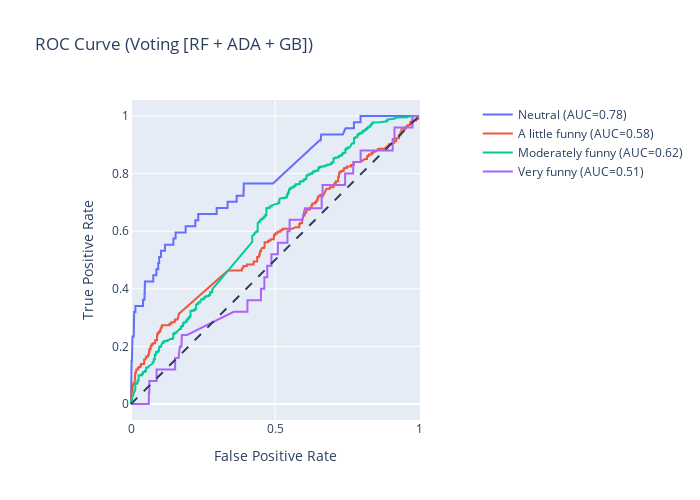

Notebook code cell kept with this figure:
### Code cell
vote_y_scores = vote_clf.predict_proba(X_test_trans1)

# One hot encode the labels in order to plot them
vote_y_onehot = pd.get_dummies(y_test, columns = vote_clf.classes_)

# Create an empty figure, and iteratively add new lines
# every time we compute a new class
vote_roc_fig = go.Figure()
vote_roc_fig.add_shape(
    type = 'line', line = dict(dash='dash'),
    x0 = 0, x1 = 1, y0 = 0, y1 = 1
)

for i in range(vote_y_scores.shape[1]):
    y_true = vote_y_onehot.iloc[:, i]
    y_score = vote_y_scores[:, i]

    fpr, tpr, _ = roc_curve(y_true, y_score)
    auc_score = roc_auc_score(y_true, y_score)

    name = f"{class_names[i]} (AUC={auc_score:.2f})"
    vote_roc_fig.add_trace(go.Scatter(x = fpr, y = tpr, name = name, mode = 'lines'))

vote_roc_fig.update_layout(
    title = 'ROC Curve (Voting [RF + ADA + GB])',
    xaxis_title = 'False Positive Rate',
    yaxis_title = 'True Positive Rate',
    yaxis = dict(scaleanchor = "x", scaleratio = 1),
    xaxis = dict(constrain = 'domain'),
    width = 700, height = 500
)
vote_roc_fig.show()

### Figure 1 — Plotly figure (JSON) as saved in the notebook; plotly's stock layout.template omitted (floating-point values rounded to 4 significant figures; data arrays with more than 128 entries replaced by an {"elided": "..."} marker saying what was removed)
{"data": [{"mode": "lines", "name": "Neutral (AUC=0.78)", "type": "scatter", "x": {"elided": "192 float values"}, "y": {"elided": "192 float values"}}, {"mode": "lines", "name": "A little funny (AUC=0.58)", "type": "scatter", "x": {"elided": "345 float values"}, "y": {"elided": "345 float values"}}, {"mode": "lines", "name": "Moderately funny (AUC=0.62)", "type": "scatter", "x": {"elided": "399 float values"}, "y": {"elided": "399 float values"}}, {"mode": "lines", "name": "Very funny (AUC=0.51)", "type": "scatter", "x": {"elided": "168 float values"}, "y": {"elided": "168 float values"}}], "layout": {"height": 500, "shapes": [{"line": {"dash": "dash"}, "type": "line", "x0": 0, "x1": 1, "y0": 0, "y1": 1}], "title": {"text": "ROC Curve (Voting [RF + ADA + GB])"}, "width": 700, "xaxis": {"constrain": "domain", "title": {"text": "False Positive Rate"}}, "yaxis": {"scaleanchor": "x", "scaleratio": 1, "title": {"text": "True Positive Rate"}}}}
